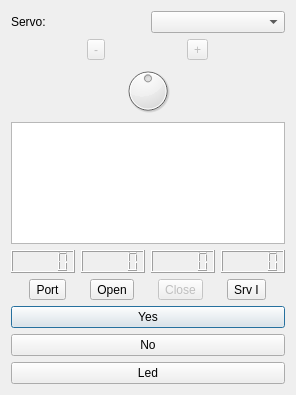
<?xml version="1.0" encoding="UTF-8"?>
<ui version="4.0">
 <class>RemoteControlWindow</class>
 <widget class="QDialog" name="RemoteControlWindow">
  <property name="windowModality">
   <enum>Qt::NonModal</enum>
  </property>
  <property name="geometry">
   <rect>
    <x>0</x>
    <y>0</y>
    <width>296</width>
    <height>395</height>
   </rect>
  </property>
  <property name="windowTitle">
   <string>Remote</string>
  </property>
  <property name="modal">
   <bool>false</bool>
  </property>
  <layout class="QVBoxLayout" name="verticalLayout_2">
   <item>
    <layout class="QVBoxLayout" name="verticalLayout">
     <item>
      <layout class="QHBoxLayout" name="horizontalLayout">
       <item>
        <widget class="QLabel" name="label">
         <property name="text">
          <string>Servo:</string>
         </property>
        </widget>
       </item>
       <item>
        <widget class="QComboBox" name="comboBoxServoList"/>
       </item>
      </layout>
     </item>
     <item>
      <layout class="QHBoxLayout" name="horizontalLayout_2">
       <item>
        <widget class="QToolButton" name="toolButtonDecrease">
         <property name="enabled">
          <bool>false</bool>
         </property>
         <property name="text">
          <string>-</string>
         </property>
        </widget>
       </item>
       <item>
        <widget class="QToolButton" name="toolButtonIncrease">
         <property name="enabled">
          <bool>false</bool>
         </property>
         <property name="text">
          <string>+</string>
         </property>
        </widget>
       </item>
      </layout>
     </item>
     <item>
      <widget class="QDial" name="dial">
       <property name="maximum">
        <number>100</number>
       </property>
       <property name="singleStep">
        <number>2</number>
       </property>
       <property name="value">
        <number>50</number>
       </property>
      </widget>
     </item>
     <item>
      <widget class="QPlainTextEdit" name="plainTextEdit"/>
     </item>
     <item>
      <layout class="QHBoxLayout" name="horizontalLayout_5">
       <property name="topMargin">
        <number>0</number>
       </property>
       <item>
        <widget class="QLCDNumber" name="lcdNumberA3"/>
       </item>
       <item>
        <widget class="QLCDNumber" name="lcdNumberA2"/>
       </item>
       <item>
        <widget class="QLCDNumber" name="lcdNumberA1"/>
       </item>
       <item>
        <widget class="QLCDNumber" name="lcdNumberA0">
         <property name="smallDecimalPoint">
          <bool>false</bool>
         </property>
        </widget>
       </item>
      </layout>
     </item>
     <item>
      <layout class="QHBoxLayout" name="horizontalLayout_3">
       <item>
        <widget class="QToolButton" name="toolButtonPort">
         <property name="text">
          <string>Port</string>
         </property>
         <property name="checkable">
          <bool>false</bool>
         </property>
        </widget>
       </item>
       <item>
        <widget class="QToolButton" name="toolButtonOpen">
         <property name="enabled">
          <bool>true</bool>
         </property>
         <property name="text">
          <string>Open</string>
         </property>
        </widget>
       </item>
       <item>
        <widget class="QToolButton" name="toolButtonClose">
         <property name="enabled">
          <bool>false</bool>
         </property>
         <property name="text">
          <string>Close</string>
         </property>
        </widget>
       </item>
       <item>
        <widget class="QToolButton" name="toolButtonMov">
         <property name="text">
          <string>Srv I</string>
         </property>
         <property name="checkable">
          <bool>true</bool>
         </property>
         <property name="checked">
          <bool>false</bool>
         </property>
        </widget>
       </item>
      </layout>
     </item>
    </layout>
   </item>
   <item>
    <widget class="QPushButton" name="pushButtonYes">
     <property name="text">
      <string>Yes</string>
     </property>
    </widget>
   </item>
   <item>
    <widget class="QPushButton" name="pushButtonNo">
     <property name="text">
      <string>No</string>
     </property>
    </widget>
   </item>
   <item>
    <widget class="QPushButton" name="pushButtonLed">
     <property name="text">
      <string>Led</string>
     </property>
    </widget>
   </item>
   <item>
    <layout class="QHBoxLayout" name="horizontalLayout_4"/>
   </item>
  </layout>
 </widget>
 <layoutdefault spacing="6" margin="11"/>
 <resources/>
 <connections/>
</ui>
